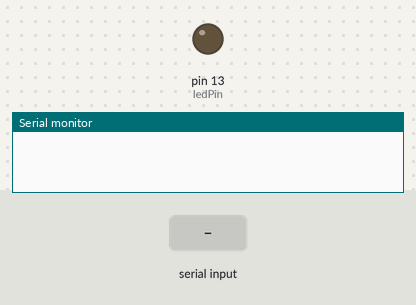
Recording of a sketch running on a simulated Arduino Uno, built with avr-gcc and run on an emulated ATmega328P. Shown: output pins drawn as LEDs (lit = HIGH), the last lines printed to the serial monitor. The test bench sets the inputs (shaded band).

Above: at 1.2 s.
1.3 s: "30,150\n" received over Serial
At 2.0 s:
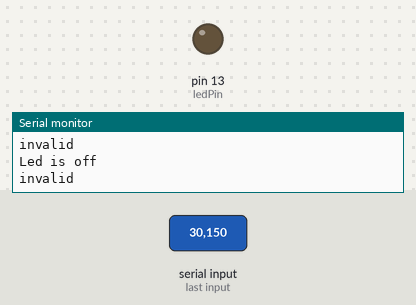
2.8 s: "1\n" received over Serial
At 4.0 s:
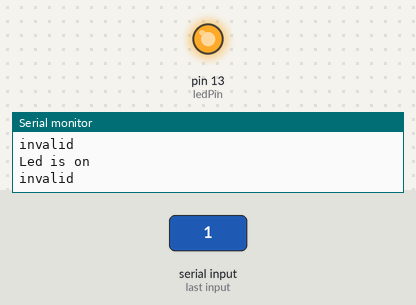
4.3 s: "90,45\n" received over Serial
At 5.6 s:
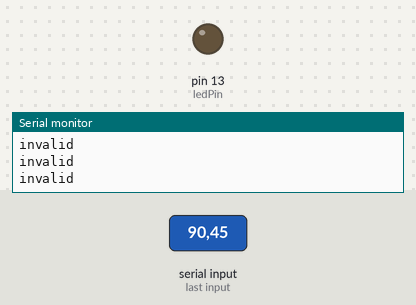
Timing chart, 0 to 7.3 s (numbered marks = the images above; inputs shaded):
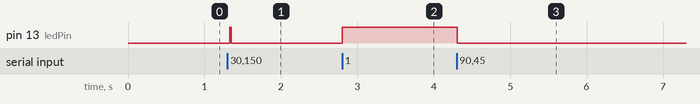

Measured:
- after the input at 1.3 s, pin 13 (ledPin): LOW → HIGH at once, → LOW 0.02 s later
- after the input at 2.8 s, pin 13 (ledPin): LOW → HIGH at once
- after the input at 4.3 s, pin 13 (ledPin): HIGH → LOW at once

The sketch:

serial_comm_control_led_with_char.ino
```cpp
int ledPin = 13;

void setup() {
  // put your setup code here, to run once:
  Serial.begin(9600);
pinMode(ledPin,OUTPUT);
}

void loop() {
  // put your main code here, to run repeatedly:
  while(Serial.available() == 0);

  int val = Serial.read() - 48;

  if(val == 1)
  {
      Serial.println("Led is on");
      digitalWrite(ledPin, HIGH);
  }
    else if(val == 0)
  {
      Serial.println("Led is off");
      digitalWrite(ledPin, LOW);
  }
      else
  {
        Serial.println("invalid");
  }

   Serial.flush();
}
```
